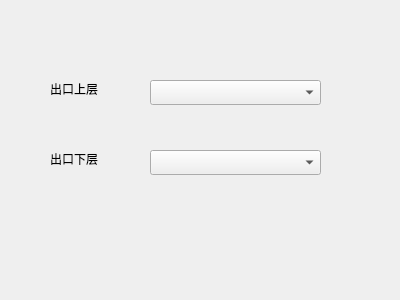
<?xml version="1.0" encoding="UTF-8"?>
<ui version="4.0">
 <class>OutContrySetDialog</class>
 <widget class="QDialog" name="OutContrySetDialog">
  <property name="geometry">
   <rect>
    <x>0</x>
    <y>0</y>
    <width>400</width>
    <height>300</height>
   </rect>
  </property>
  <property name="windowTitle">
   <string>出口区域设置</string>
  </property>
  <widget class="QLabel" name="label">
   <property name="geometry">
    <rect>
     <x>50</x>
     <y>80</y>
     <width>54</width>
     <height>17</height>
    </rect>
   </property>
   <property name="text">
    <string>出口上层</string>
   </property>
  </widget>
  <widget class="QLabel" name="label_2">
   <property name="geometry">
    <rect>
     <x>50</x>
     <y>150</y>
     <width>54</width>
     <height>17</height>
    </rect>
   </property>
   <property name="text">
    <string>出口下层</string>
   </property>
  </widget>
  <widget class="QComboBox" name="comboBox">
   <property name="geometry">
    <rect>
     <x>150</x>
     <y>80</y>
     <width>171</width>
     <height>25</height>
    </rect>
   </property>
  </widget>
  <widget class="QComboBox" name="comboBox_2">
   <property name="geometry">
    <rect>
     <x>150</x>
     <y>150</y>
     <width>171</width>
     <height>25</height>
    </rect>
   </property>
  </widget>
 </widget>
 <resources/>
 <connections/>
</ui>
